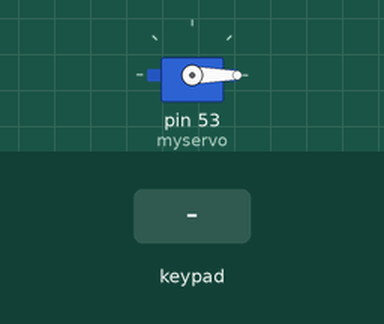
Simulated run of this sketch. Board: Arduino Mega 2560, built with avr-gcc and run on an emulated ATmega2560. On the bench: servo. Inputs (shaded band) come from the test bench. What the sketch prints to the serial monitor is not drawn.

Above: at 1.5 s.
1.6 s: keypad keys 1 2 3 4 pressed 0.4 s apart
At 3.9 s:
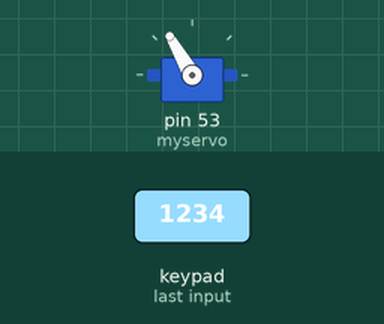
Timing chart, 0 to 67.7 s (numbered marks = the images above; inputs shaded):
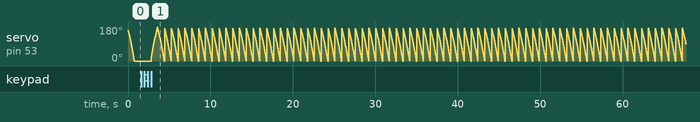

The sketch:

keypad_and_servo.ino
```cpp
#include <Keypad.h>
#include <Servo.h>
const byte ROWS = 4;
const byte COLS = 4;
const byte UNLOCK_ARR = 4;
int box_locked =0;

char hexaKeys[ROWS][COLS] = {
  {'1', '2', '3', 'A'},
  {'4', '5', '6', 'B'},
  {'7', '8', '9', 'C'},
  {'*', '0', '#', 'D'}
};

byte rowPins[ROWS] = {9, 8, 7, 6};
byte colPins[COLS] = {5, 4, 3, 2};

Keypad customKeypad = Keypad(makeKeymap(hexaKeys), rowPins, colPins, ROWS, COLS);
char unlock_array[UNLOCK_ARR] = {'1','2','3','4'};
char input_array[UNLOCK_ARR] = {'-','-','-','-'};
int keypad_counter = 0;
int keypad_match = 0;
//end keypad setup
Servo myservo;
int pos = 0;
void setup() {
  // put your setup code here, to run once:
    myservo.attach(53);  // attaches the servo on pin 53 to the servo object

Serial.begin(9600); // Starts the serial communication
}

void loop() {
  // put your main code here, to run repeatedly:
  box_locked=1;
  if (box_locked ==1) {
    servoClose();
}
delay(15);
  KeypadInput();
  if (box_locked==0) {
    servoOpen();
  }

}
void servoOpen() {
  for (pos=0; pos<=180; pos+=1) {
    myservo.write(pos);
    Serial.println(pos);
  }
}

void servoClose() {
  for (pos=180; pos >=0; pos-=1) {
    myservo.write(pos);
    Serial.println(pos);
  }
}

void KeypadInput() {
    while (keypad_counter < 4) {

  char key = customKeypad.getKey();

  if(key) {
    Serial.println(key);

    if (key == unlock_array[keypad_counter]) {

      keypad_counter+=1;
    } else {
      keypad_counter =0;
    }

  }
  if (keypad_counter ==4) {
    Serial.println("Success");
        box_locked = 0;
  }
    }
}
```
